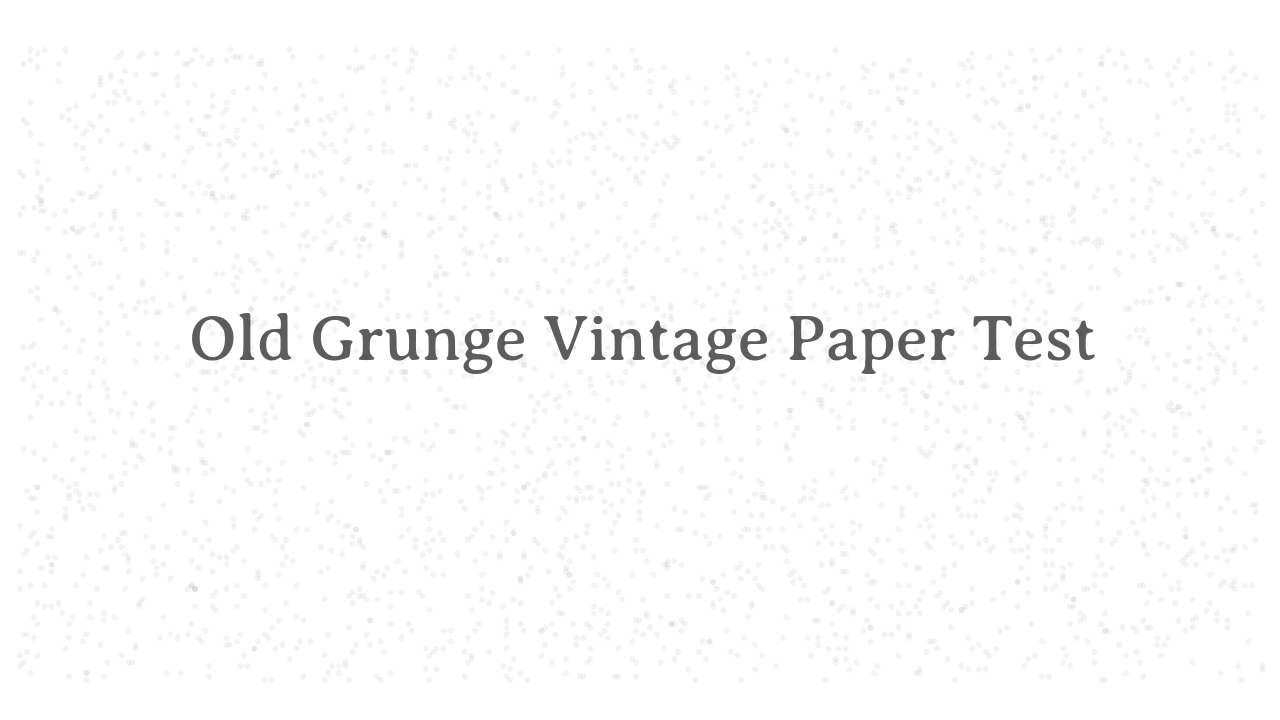

The script that drew this image:

import cairo
import random
from math import sin,cos,sqrt,tau,floor

text = "Old Grunge Vintage Paper Test"

w_pic, h_pic = 1280,720
w,h = 1240,680

def draw_point2 (pt):
  x,y = pt
  ct.arc (x,y,3,0,tau)
  ct.set_source_rgba (0, 0, 0, 0.05)
  ct.fill ()

def draw_point (pt):
  (x,y) = pt
  draw_point2 ((3.5*x+20,h-3.5*y))

surface = cairo.ImageSurface (cairo.FORMAT_ARGB32, w_pic, h_pic)
ct = cairo.Context (surface)
ct.rectangle (0, 0, w_pic, h_pic)
ct.set_source_rgb (1.00, 1.00, 1.00)
ct.fill()

for i in range (3000):
  draw_point ((random.randint(0,355),random.randint(0,180)))

ct.set_source_rgba (0.1, 0.1, 0.1, 0.7)
    
ct.select_font_face("Averia Serif GWF", cairo.FONT_SLANT_NORMAL, 
    cairo.FONT_WEIGHT_NORMAL)
ct.set_font_size(64)

(x, y, width, height, dx, dy) = ct.text_extents (text)
tx,ty = w/2 - width/2 + 20, h/2 + 20
ct.move_to (tx,ty) 
ct.show_text (text)

pngfile = "grunge-vintage-1.png"
surface.write_to_png (pngfile)
